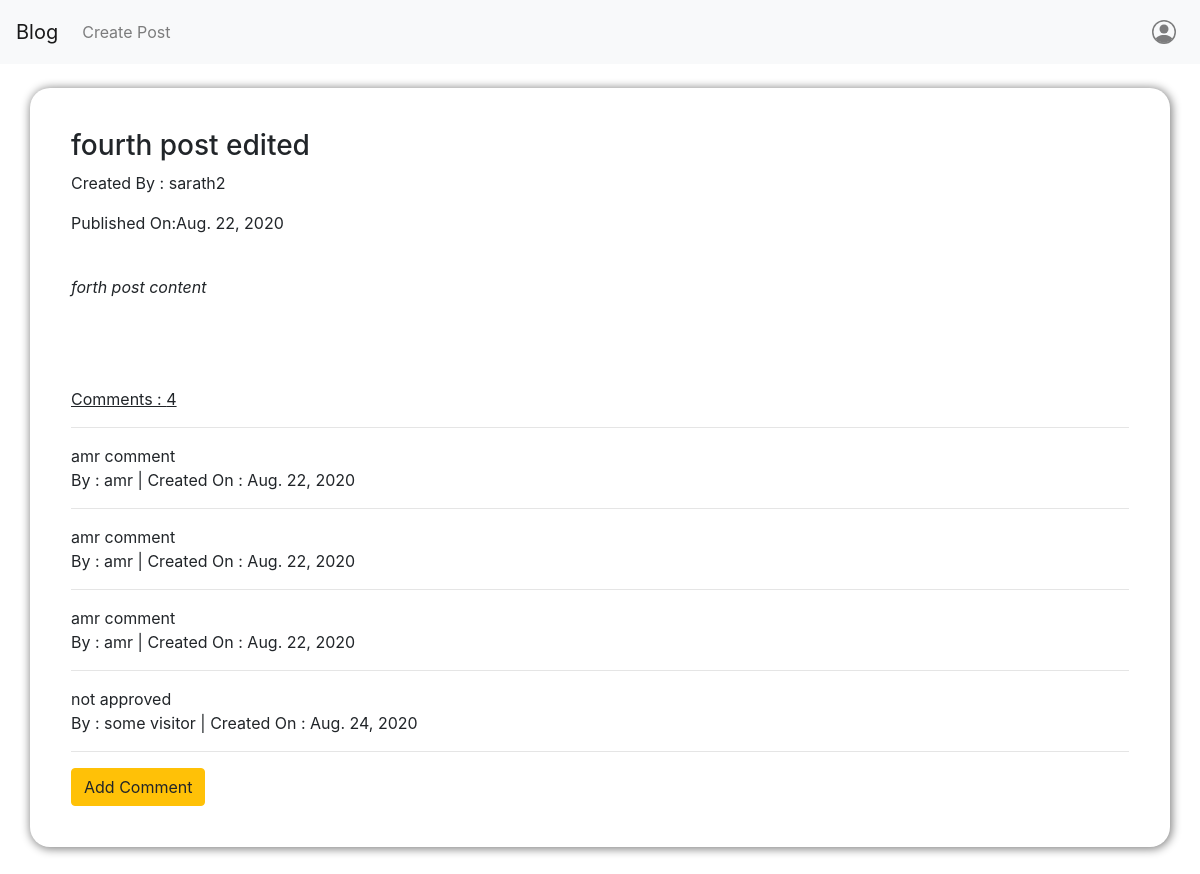
Page /blog_app/post/2/ on the earlier database version.
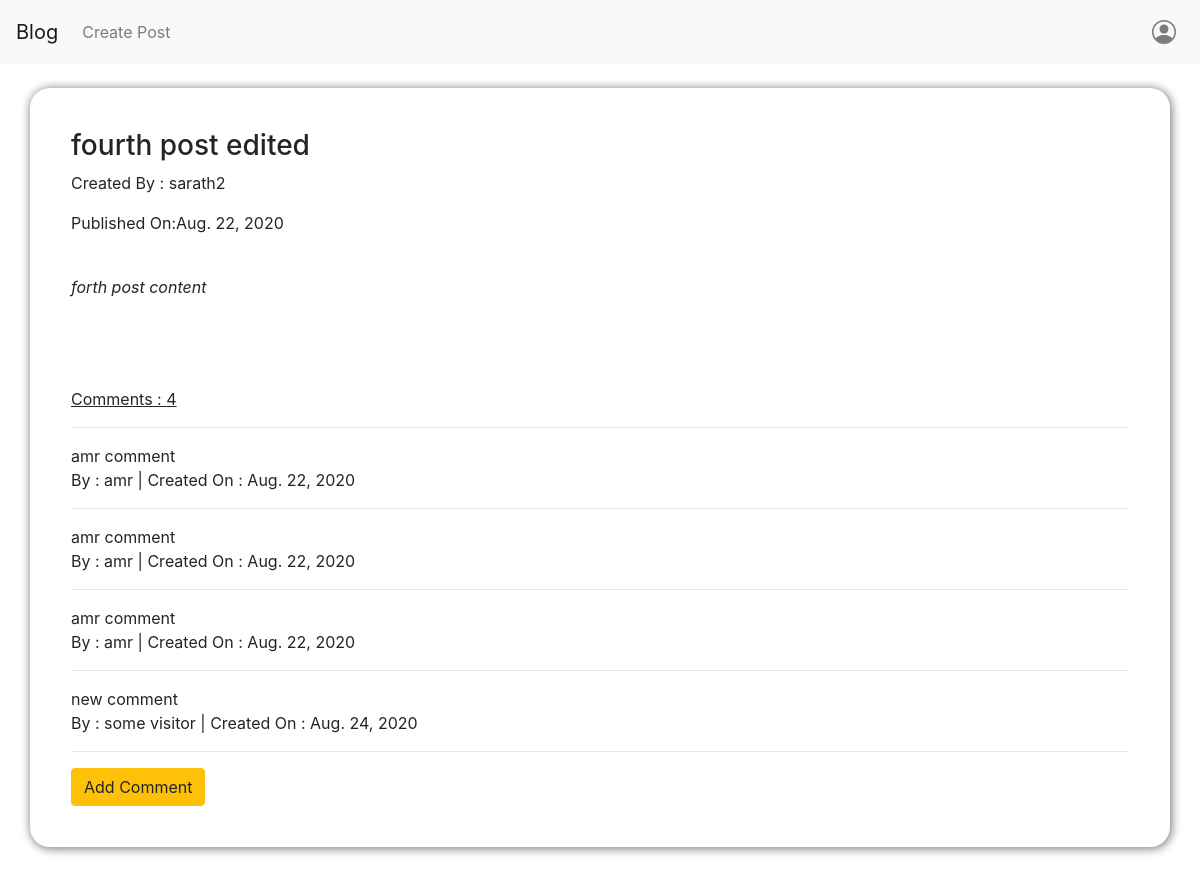
Same page on the later database version.
### blog_app/models.py (models this page shows, shortened)
class Comment(models.Model):
    post = models.ForeignKey(Post , related_name="comments")
    commenter = models.CharField(max_length = 264)
    comment = models.TextField()
    created_date = models.DateField(default = timezone.now)
    approved_comment = models.BooleanField(default = False)

### blog_app/views.py (the view)
# urls.py: url(r'^post/(?P<pk>\d+)/$',views.PostDetailView.as_view(),name="post_detail"),
class PostDetailView(DetailView):
    model = Post
    template_name = 'blog_app/post_detail.html'
    context_object_name = 'post_detail'

### blog_app/templates/blog_app/post_detail.html (shortened to what this page needs)
{% extends 'blog_app/base.html'%}
{% block content%}
    <div class="post_div container-sm">
        <h3>{{post_detail.title}}</h3>
        <p>Created By : {{post_detail.author}}</p>
        {% if post_detail.published_date%}
            <p>Published On:{{post_detail.published_date}}</p>
        {% endif%}
        <br>
        <p><i>{{post_detail.text}}</i></p>
        <br>
        <br>
        <br>
        <p><u>Comments : {{post_detail.comments.count}}</u></p>
        <hr>
        {% for comment in post_detail.comments.all %}
            <div>
                {{comment.comment}}
                <p>By : {{comment.commenter}} | Created On : {{comment.created_date}}</p>
            </div>
            <hr>
        {% endfor %}
        <a class="btn btn-warning" href="{% url 'blog_app:add_comment' pk=post_detail.pk%}">Add Comment</a>
    </div>
{% endblock%}

Differences in the rows shown:
removed Comment: comment "not approved", commenter "some visitor", created_date "Aug. 24, 2020"
added Comment: comment "new comment", commenter "some visitor", created_date "Aug. 24, 2020"
